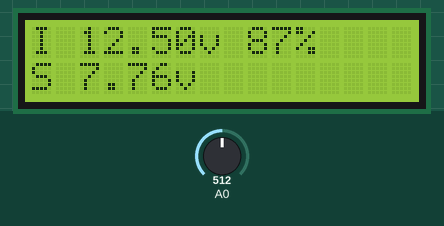
Simulated run of this sketch. Board: Arduino Uno, built with avr-gcc and run on an emulated ATmega328P. Parts: 16×2 character LCD. The test bench sets the inputs (shaded band); at power-on: A0 = 512.

Above: at 3.2 s.
3.3 s: A0 set to 813
4.8 s: A0 set to 833
At 5.9 s:
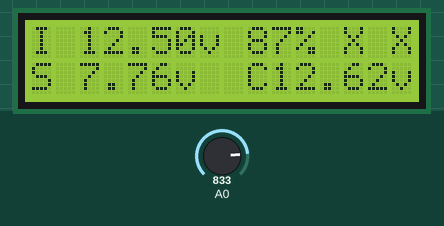
6.6 s: A0 set to 897
At 7.2 s:
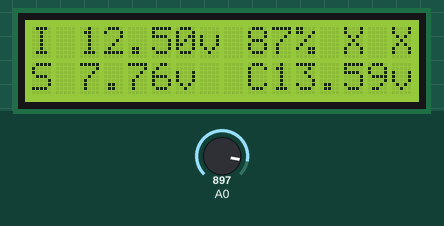
8.2 s: A0 set to 916
At 9.8 s:
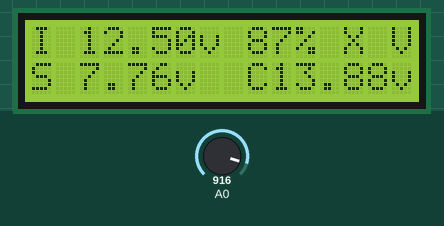
Timing chart, 0 to 11.1 s (numbered marks = the images above; inputs shaded):
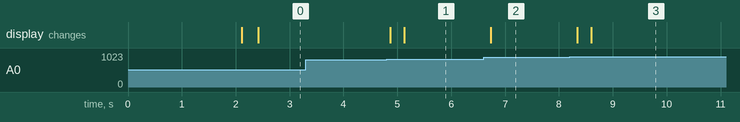

Measured:
- the behaviour switches between 825 and 826 on A0 (found by bisection; images 0 and 1)
- the behaviour switches between 904 and 905 on A0 (found by bisection; images 2 and 3)
- after the input at 3.3 s, every drawn part: stays the same
- after the input at 4.8 s, the display: first changes after 0.06 s (image 1 shows a later state)
- after the input at 6.6 s, the display: changes after 0.13 s (image 2)
- after the input at 8.2 s, the display: first changes after 0.13 s (image 3 shows a later state)

The sketch:

CarBatteryTester.ino
```cpp
#include <Wire.h>
#include <LiquidCrystal_I2C.h>

LiquidCrystal_I2C lcd(0x3f, 2, 1, 0, 4, 5, 6, 7, 3, POSITIVE);
int phase=0;
float minBat=99.0;
float idleBat=12.5;
int cIdleBat=1;
int cIdleBatMax=100;
float tIdleBat=0;
float startBat=99;

float readBattery(){
  return analogRead(A0)*0.01515;
}

void lcdClear(int x,int y,int spaces){
  lcd.setCursor(x,y);
  for(int a=0;a<spaces;a++)lcd.print(" ");
}

void setup()
{
  lcd.begin(16,2);//Defining 16 columns and 2 rows of lcd display
  pinMode(A0,INPUT);
  lcd.setCursor(0,0);
  lcd.print("1-Connect to BAT");
  lcd.setCursor(0,1);
  lcd.print("2-Start motor");
  delay(2000);
  lcd.clear();
}

void loop()
{
  float vBat=readBattery();
  if(phase==0){
      lcd.setCursor(0,0);
      lcd.print("I ");
      lcdClear(2,0,6);
      lcd.setCursor(2,0);
      lcd.print(idleBat);
      lcd.print("v");
      delay(100);
      if(vBat<11.8)
      {
        phase=1;
        int batPer=idleBat*125-1475;
        if(batPer<0)batPer=0;
        if(batPer>99)batPer=99;
        lcd.setCursor(9,0);
        lcd.print(batPer);
        lcd.print("%");
      }
      else{
        tIdleBat=idleBat*cIdleBat;
        cIdleBat++;
        tIdleBat+=vBat;
        idleBat=tIdleBat/cIdleBat;
      }
  }
  if(phase==1){
      if(minBat>vBat)minBat=vBat;
      lcd.setCursor(0,1);
      lcd.print("S ");
      lcdClear(2,1,6);
      lcd.setCursor(2,1);
      lcd.print(startBat);
      lcd.print("v");
      delay(10);
      if(vBat>idleBat)
      {
        phase=2;
        lcd.setCursor(13,0);
        if(minBat>=10)
          lcd.print("V");
         else
          lcd.print("X");
      }
      else
        startBat=minBat;
  }
  if(phase==2){
      lcd.setCursor(9,1);
      lcd.print("C");
      lcdClear(10,1,6);
      lcd.setCursor(10,1);
      lcd.print(vBat);
      lcd.print("v");
      delay(250);
      lcd.setCursor(15,0);
      if(vBat>=13.7)
        lcd.print("V");
       else
        lcd.print("X");
  }
}
```
